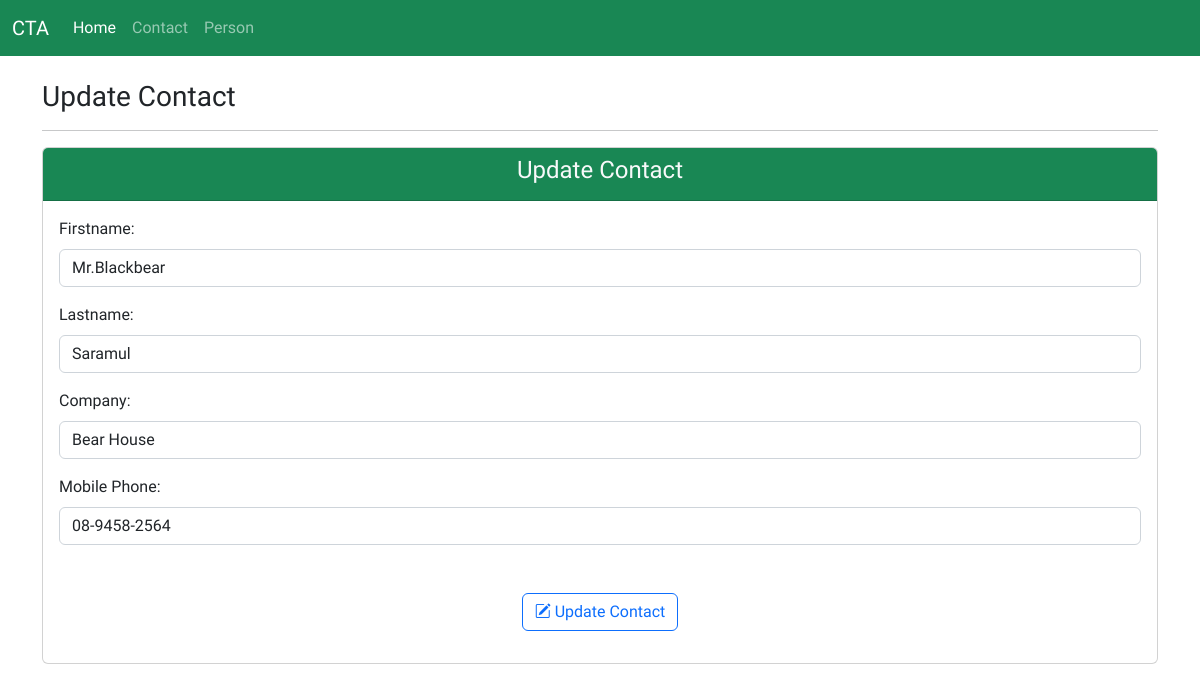
The app's page /contact/2/update_contact/ with its own data.
### contactapp/models.py (models this page shows, shortened)
class Contact(models.Model):
  firstname = models.CharField(max_length=20)
  lastname = models.CharField(max_length=20)
  company = models.CharField(max_length=20)
  mobile = models.CharField(max_length=10)

### contactapp/views.py (the view)
# urls.py: path('<int:id>/update_contact/', views.update_contact, name='update_contact'),
def update_contact(request, id):
  contact = Contact.objects.get(pk=id)
  if request.method == 'POST':
    form = ContactForm(request.POST)
    if form.is_valid():
      contact.firstname = form.cleaned_data['firstname']
      contact.lastname = form.cleaned_data['lastname']
      contact.company = form.cleaned_data['company']
      contact.mobile = form.cleaned_data['mobile']
      contact.save()
      messages.success(request, 'Update Contact Successfully!')
      return redirect(to='contactapp:show_all')
  else:
    form = ContactForm(initial=
            {
              'firstname':contact.firstname,
              'lastname':contact.lastname,
              'company':contact.company,
              'mobile':contact.mobile,
            })
  context = {
    'title':'Update Contact',
    'form': form,
  }
  return render(request, 'contact/update_contact.html', context)

### contactapp/forms.py
class ContactForm(forms.Form):
  firstname = forms.CharField(label='Firstname', min_length=4, max_length=20,  widget=forms.TextInput(attrs={'class':'form-control'}), validators=[start_with_cap_letter,])
  lastname = forms.CharField(label='Lastname', min_length=4, max_length=20,  widget=forms.TextInput(attrs={'class':'form-control'}), validators=[start_with_cap_letter])
  company = forms.CharField(label='Company',  widget=forms.TextInput(attrs={'class':'form-control'}), validators=[start_with_cap_letter])
  mobile = forms.CharField(label='Mobile Phone', max_length=12, widget=forms.TextInput(attrs={'class':'form-control'}),
                           validators=[RegexValidator('[0]\d[-]\d{4}[-]\d{4}',message='enter mobile number format 0x-xxxx-xxxx')])

### templates/contact/update_contact.html (shortened to what this page needs)
{% extends 'layout.html' %}
{% block content %}
  <div class="container mt-4">
    <h3>{{title}}</h3>
    <hr>
    <div class="card mt-3 mb-4">
      <div class="card-header bg-success text-center text-light">
        <h4>{{title}}</h4>
      </div>
      <div class="card-body">
        <form method="post" novalidate>
          <div class="mb-3">
            <label class="form-label">{{form.firstname.label_tag}}</label>
            {% if form.errors %}
            {{form.firstname}}
            <div class="text-danger">
              {% for error in form.firstname.errors %}
                <span>{{error}}</span>
              {% endfor %}
            </div>
            {% else %}
            {{form.firstname}}
            {% endif %}
          </div>
          <div class="mb-3">
            <label class="form-label">{{form.lastname.label_tag}}</label>
            {{form.lastname}}
          </div>
          <div class="mb-3">
            <label class="form-label">{{form.company.label_tag}}</label>
            {{form.company}}
          </div>
          <div class="mb-3">
            <label class="form-label">{{form.mobile.label_tag}}</label>
            {{form.mobile}}
          </div>
          <div class="mb-3 text-center mt-5">
            <button type="submit" class="btn btn-outline-primary"><i class="bi bi-pencil-square"></i> Update Contact</button>
          </div>
        </form>
      </div>
    </div>
  </div>
{% endblock %}

### templates/layout.html (style rules this page uses)
body { font-family: 'Itim', cursive; }

### records on screen
Contact: firstname "Mr.Blackbear", lastname "Saramul", company "Bear House", mobile "08-9458-2564"

### other values on screen
{{ title }} "Update Contact"
